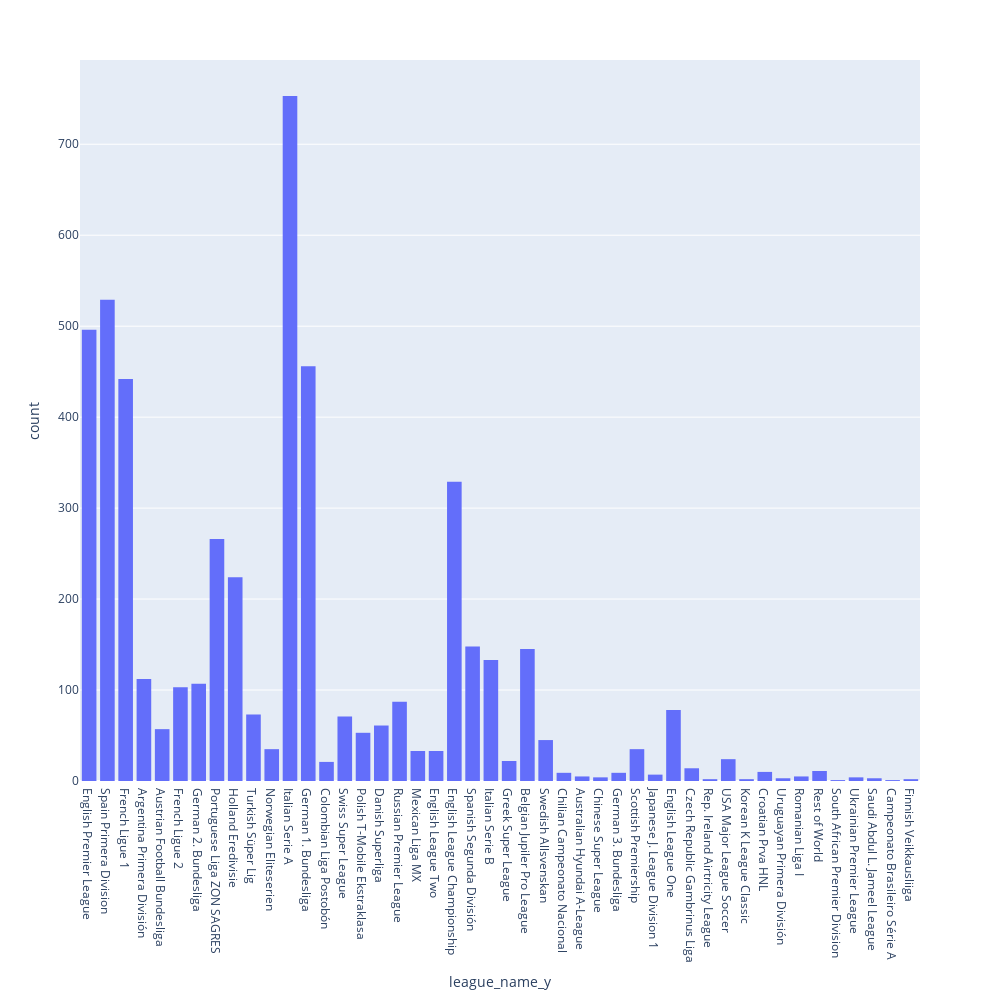

The notebook cell saved with this chart:
### Code cell
fig = px.histogram(data, x="league_name_y", width=1000, height=1000)
fig.show()

### Figure 1 — Plotly figure (JSON) as saved in the notebook; plotly's stock layout.template omitted (floating-point values rounded to 4 significant figures; data arrays with more than 128 entries replaced by an {"elided": "..."} marker saying what was removed)
{"data": [{"alignmentgroup": "True", "bingroup": "x", "hovertemplate": "league_name_y=%{x}<br>count=%{y}<extra></extra>", "legendgroup": "", "marker": {"color": "#636efa", "pattern": {"shape": ""}}, "name": "", "offsetgroup": "", "orientation": "v", "showlegend": false, "type": "histogram", "x": {"elided": "5098 str values"}, "xaxis": "x", "yaxis": "y"}], "layout": {"barmode": "relative", "height": 1000, "legend": {"tracegroupgap": 0}, "margin": {"t": 60}, "width": 1000, "xaxis": {"anchor": "y", "autorange": true, "domain": [0, 1], "range": [-0.5, 45.5], "title": {"text": "league_name_y"}, "type": "category"}, "yaxis": {"anchor": "x", "autorange": true, "domain": [0, 1], "range": [0, 792.6], "title": {"text": "count"}}}}
